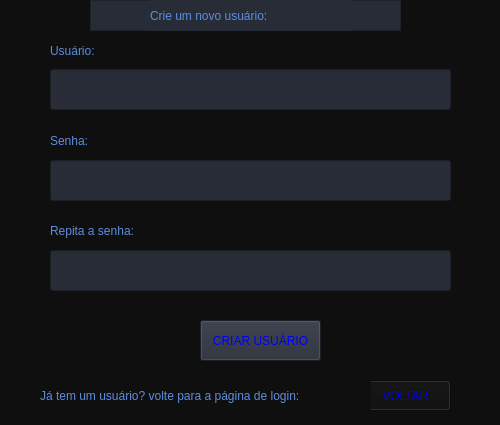
<?xml version="1.0" encoding="UTF-8"?>
<ui version="4.0">
 <class>dialog</class>
 <widget class="QDialog" name="dialog">
  <property name="geometry">
   <rect>
    <x>0</x>
    <y>0</y>
    <width>500</width>
    <height>425</height>
   </rect>
  </property>
  <property name="windowTitle">
   <string>Login</string>
  </property>
  <property name="styleSheet">
   <string notr="true">background-color: rgb(15, 15, 15);
color: rgb(255, 255, 255);
font: 87 7pt &quot;Arial Black&quot;;</string>
  </property>
  <widget class="QDialogButtonBox" name="buttonBox">
   <property name="geometry">
    <rect>
     <x>10</x>
     <y>600</y>
     <width>461</width>
     <height>32</height>
    </rect>
   </property>
   <property name="orientation">
    <enum>Qt::Horizontal</enum>
   </property>
   <property name="standardButtons">
    <set>QDialogButtonBox::Cancel|QDialogButtonBox::Ok</set>
   </property>
  </widget>
  <widget class="QPushButton" name="Button_criar">
   <property name="geometry">
    <rect>
     <x>200</x>
     <y>320</y>
     <width>121</width>
     <height>41</height>
    </rect>
   </property>
   <property name="styleSheet">
    <string notr="true">background-color: rgb(39,44,55);
color: rgb(0,0,245);
font: 87 10pt &quot;Arial Black&quot;;</string>
   </property>
   <property name="text">
    <string>CRIAR USUÁRIO</string>
   </property>
  </widget>
  <widget class="QPushButton" name="Button_voltar">
   <property name="geometry">
    <rect>
     <x>360</x>
     <y>380</y>
     <width>91</width>
     <height>31</height>
    </rect>
   </property>
   <property name="styleSheet">
    <string notr="true">color: rgb(0,0,245);
background-color: rgb(15, 15, 15);
font: 87 8pt &quot;Arial Black&quot;;</string>
   </property>
   <property name="text">
    <string>VOLTAR</string>
   </property>
  </widget>
  <widget class="QLabel" name="label_4">
   <property name="geometry">
    <rect>
     <x>40</x>
     <y>380</y>
     <width>331</width>
     <height>31</height>
    </rect>
   </property>
   <property name="styleSheet">
    <string notr="true">background-color: rgb(15, 15, 15);
font: 87 9pt &quot;Arial Black&quot;;
color: rgb(94,141,222);</string>
   </property>
   <property name="text">
    <string>Já tem um usuário? volte para a página de login:</string>
   </property>
  </widget>
  <widget class="QLineEdit" name="lineEdit">
   <property name="geometry">
    <rect>
     <x>50</x>
     <y>69</y>
     <width>401</width>
     <height>41</height>
    </rect>
   </property>
   <property name="styleSheet">
    <string notr="true">background-color: rgb(39,44,55);
font: 87 9pt &quot;Arial Black&quot;;</string>
   </property>
   <property name="inputMask">
    <string/>
   </property>
  </widget>
  <widget class="QLineEdit" name="lineEdit_2">
   <property name="geometry">
    <rect>
     <x>50</x>
     <y>160</y>
     <width>401</width>
     <height>41</height>
    </rect>
   </property>
   <property name="styleSheet">
    <string notr="true">background-color: rgb(39,44,55);
font: 87 9pt &quot;Arial Black&quot;;</string>
   </property>
   <property name="inputMethodHints">
    <set>Qt::ImhHiddenText|Qt::ImhNoAutoUppercase|Qt::ImhNoPredictiveText|Qt::ImhSensitiveData</set>
   </property>
   <property name="inputMask">
    <string/>
   </property>
   <property name="text">
    <string/>
   </property>
   <property name="echoMode">
    <enum>QLineEdit::Password</enum>
   </property>
  </widget>
  <widget class="QLabel" name="label_5">
   <property name="geometry">
    <rect>
     <x>50</x>
     <y>40</y>
     <width>71</width>
     <height>21</height>
    </rect>
   </property>
   <property name="styleSheet">
    <string notr="true">background-color: rgb(15, 15, 15);
font: 87 11pt &quot;Arial Black&quot;;
color: rgb(94,141,222);</string>
   </property>
   <property name="text">
    <string>Usuário:</string>
   </property>
  </widget>
  <widget class="QLabel" name="label_6">
   <property name="geometry">
    <rect>
     <x>50</x>
     <y>130</y>
     <width>61</width>
     <height>21</height>
    </rect>
   </property>
   <property name="styleSheet">
    <string notr="true">background-color: rgb(15, 15, 15);
font: 87 11pt &quot;Arial Black&quot;;
color: rgb(94,141,222);</string>
   </property>
   <property name="text">
    <string>Senha:</string>
   </property>
  </widget>
  <widget class="QFrame" name="frame">
   <property name="geometry">
    <rect>
     <x>90</x>
     <y>0</y>
     <width>311</width>
     <height>31</height>
    </rect>
   </property>
   <property name="styleSheet">
    <string notr="true">background-color: rgb(39,44,55);</string>
   </property>
   <property name="frameShape">
    <enum>QFrame::StyledPanel</enum>
   </property>
   <property name="frameShadow">
    <enum>QFrame::Raised</enum>
   </property>
   <widget class="QLabel" name="label_3">
    <property name="geometry">
     <rect>
      <x>60</x>
      <y>0</y>
      <width>201</width>
      <height>31</height>
     </rect>
    </property>
    <property name="styleSheet">
     <string notr="true">background-color: rgb(39,44,55);
color: rgb(94,141,222);
font: 87 12pt &quot;Arial Black&quot;;</string>
    </property>
    <property name="text">
     <string>Crie um novo usuário:</string>
    </property>
   </widget>
  </widget>
  <widget class="QLabel" name="label_7">
   <property name="geometry">
    <rect>
     <x>50</x>
     <y>220</y>
     <width>141</width>
     <height>21</height>
    </rect>
   </property>
   <property name="styleSheet">
    <string notr="true">background-color: rgb(15, 15, 15);
font: 87 11pt &quot;Arial Black&quot;;
color: rgb(94,141,222);</string>
   </property>
   <property name="text">
    <string>Repita a senha:</string>
   </property>
  </widget>
  <widget class="QLineEdit" name="lineEdit_3">
   <property name="geometry">
    <rect>
     <x>50</x>
     <y>250</y>
     <width>401</width>
     <height>41</height>
    </rect>
   </property>
   <property name="styleSheet">
    <string notr="true">background-color: rgb(39,44,55);
font: 87 9pt &quot;Arial Black&quot;;</string>
   </property>
   <property name="inputMethodHints">
    <set>Qt::ImhHiddenText|Qt::ImhNoAutoUppercase|Qt::ImhNoPredictiveText|Qt::ImhSensitiveData</set>
   </property>
   <property name="inputMask">
    <string/>
   </property>
   <property name="text">
    <string/>
   </property>
   <property name="echoMode">
    <enum>QLineEdit::Password</enum>
   </property>
  </widget>
 </widget>
 <resources/>
 <connections>
  <connection>
   <sender>buttonBox</sender>
   <signal>accepted()</signal>
   <receiver>dialog</receiver>
   <slot>accept()</slot>
   <hints>
    <hint type="sourcelabel">
     <x>248</x>
     <y>254</y>
    </hint>
    <hint type="destinationlabel">
     <x>157</x>
     <y>274</y>
    </hint>
   </hints>
  </connection>
  <connection>
   <sender>buttonBox</sender>
   <signal>rejected()</signal>
   <receiver>dialog</receiver>
   <slot>reject()</slot>
   <hints>
    <hint type="sourcelabel">
     <x>316</x>
     <y>260</y>
    </hint>
    <hint type="destinationlabel">
     <x>286</x>
     <y>274</y>
    </hint>
   </hints>
  </connection>
 </connections>
</ui>
